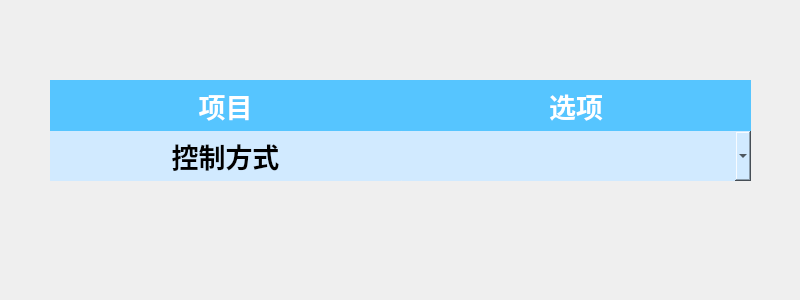
<?xml version="1.0" encoding="UTF-8"?>
<ui version="4.0">
 <class>RemoteLocal</class>
 <widget class="QWidget" name="RemoteLocal">
  <property name="geometry">
   <rect>
    <x>0</x>
    <y>0</y>
    <width>800</width>
    <height>300</height>
   </rect>
  </property>
  <property name="windowTitle">
   <string>Form</string>
  </property>
  <widget class="QWidget" name="layoutWidget">
   <property name="geometry">
    <rect>
     <x>50</x>
     <y>80</y>
     <width>701</width>
     <height>101</height>
    </rect>
   </property>
   <layout class="QGridLayout" name="gridLayout">
    <property name="spacing">
     <number>0</number>
    </property>
    <item row="0" column="0">
     <widget class="QLabel" name="label">
      <property name="sizePolicy">
       <sizepolicy hsizetype="Preferred" vsizetype="Preferred">
        <horstretch>0</horstretch>
        <verstretch>0</verstretch>
       </sizepolicy>
      </property>
      <property name="font">
       <font>
        <pointsize>20</pointsize>
        <weight>75</weight>
        <bold>true</bold>
       </font>
      </property>
      <property name="styleSheet">
       <string notr="true">background-color: rgb(86, 197, 255);
color: rgb(255, 255, 255);</string>
      </property>
      <property name="text">
       <string>项目</string>
      </property>
      <property name="alignment">
       <set>Qt::AlignCenter</set>
      </property>
     </widget>
    </item>
    <item row="0" column="1">
     <widget class="QLabel" name="label_2">
      <property name="sizePolicy">
       <sizepolicy hsizetype="Preferred" vsizetype="Preferred">
        <horstretch>0</horstretch>
        <verstretch>0</verstretch>
       </sizepolicy>
      </property>
      <property name="font">
       <font>
        <pointsize>20</pointsize>
        <weight>75</weight>
        <bold>true</bold>
       </font>
      </property>
      <property name="styleSheet">
       <string notr="true">background-color: rgb(86, 197, 255);
color: rgb(255, 255, 255);</string>
      </property>
      <property name="text">
       <string>选项</string>
      </property>
      <property name="alignment">
       <set>Qt::AlignCenter</set>
      </property>
     </widget>
    </item>
    <item row="2" column="0">
     <widget class="QLabel" name="label_3">
      <property name="font">
       <font>
        <pointsize>20</pointsize>
        <weight>75</weight>
        <bold>true</bold>
       </font>
      </property>
      <property name="styleSheet">
       <string notr="true">background-color: rgb(209, 234, 255);</string>
      </property>
      <property name="text">
       <string>控制方式</string>
      </property>
      <property name="alignment">
       <set>Qt::AlignCenter</set>
      </property>
     </widget>
    </item>
    <item row="2" column="1">
     <widget class="QComboBox" name="comboBox">
      <property name="sizePolicy">
       <sizepolicy hsizetype="Preferred" vsizetype="Preferred">
        <horstretch>0</horstretch>
        <verstretch>0</verstretch>
       </sizepolicy>
      </property>
      <property name="font">
       <font>
        <pointsize>20</pointsize>
        <weight>75</weight>
        <bold>true</bold>
       </font>
      </property>
      <property name="contextMenuPolicy">
       <enum>Qt::NoContextMenu</enum>
      </property>
      <property name="styleSheet">
       <string notr="true">background-color: rgb(209, 234, 255);
border-radius: 1px;</string>
      </property>
      <property name="frame">
       <bool>false</bool>
      </property>
     </widget>
    </item>
   </layout>
  </widget>
 </widget>
 <resources/>
 <connections/>
</ui>
